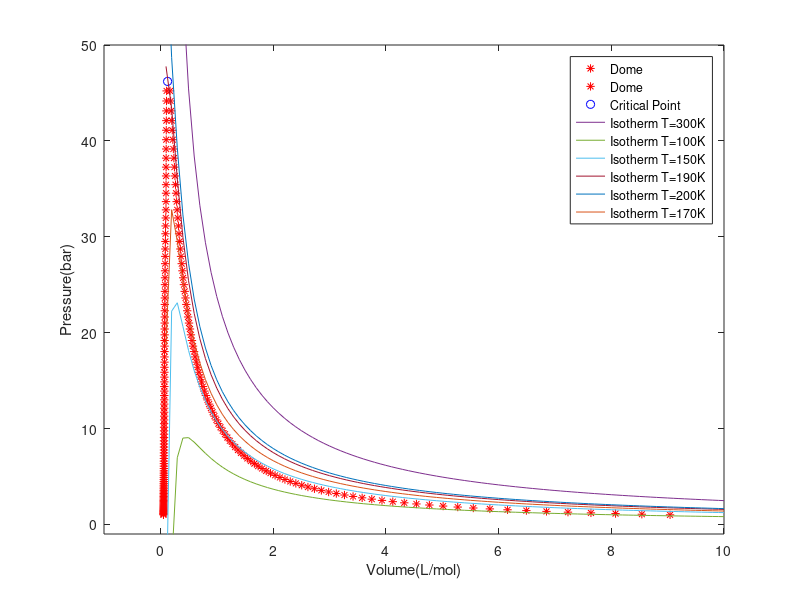

Write the MATLAB code that produced this figure.
a = 2.283;   % Vanderwaal constant
b = 0.04278;
R = 0.08314; % gas constant
A = 4.22061; % antoine constant
B = 516.689;
C = 11.223;
Tc = (8*a)/(27*b*R); % critical temp
Pc = a/(27*(b^2));  %critical pressure
T = linspace(Tc-79,Tc,100); %divison of range of temp in 100 parts
Vol = linspace(0.1,10,100);
Xc = [3*b];% critical volume
Yc = [Pc];

for i = 1:100    
      Psat = (10^(A-(B/(C+T(i))))); % antoine equation
      V = [1 (-Psat*b-R*T(i))/Psat a/Psat -(a*b)/Psat]; %vanderwaal equation
      v = roots(V);
      X1(i) = v(1) ;
      X2(i) = v(3);
      Y(i) = Psat; 
end

%T = 300K Isotherm
for j = 1:100
   P1(j) = ((R*300)/(Vol(j)-b))-(a/(Vol(j)^2));
end

%T = 100K Isotherm
for j = 1:100
   P2(j) = ((R*100)/(Vol(j)-b))-(a/(Vol(j)^2));
end

%T = 150K Isotherm
for j = 1:100
   P3(j) = ((R*150)/(Vol(j)-b))-(a/(Vol(j)^2));
end

%T = 190K Isotherm
for j = 1:100
   P4(j) = ((R*190)/(Vol(j)-b))-(a/(Vol(j)^2));
end

%T = 200K Isotherm
for j = 1:100
   P5(j) = ((R*200)/(Vol(j)-b))-(a/(Vol(j)^2));
end

%T = 170K Isotherm
for j = 1:100
   P6(j) = ((R*170)/(Vol(j)-b))-(a/(Vol(j)^2));
end


plot(X1,Y,'*','MarkerEdgeColor','r','DisplayName','Dome','Linestyle','None');
xlim([-1,10]);
ylim([-1,50]);
xlabel('Volume(L/mol)');
ylabel('Pressure(bar)');
hold on;
plot(X2,Y,'*','MarkerEdgeColor','r','DisplayName','Dome','Linestyle','None');
hold on;
plot(Xc,Yc,'o','MarkerEdgeColor','b','DisplayName','Critical Point');
hold on;
plot(Vol,P1,'DisplayName','Isotherm T=300K');
hold on;
plot(Vol,P2,'DisplayName','Isotherm T=100K');
hold on;
plot(Vol,P3,'DisplayName','Isotherm T=150K');
hold on;
plot(Vol,P4,'DisplayName','Isotherm T=190K');
hold on;
plot(Vol,P5,'DisplayName','Isotherm T=200K');
hold on;
plot(Vol,P6,'DisplayName','Isotherm T=170K');
legend;
